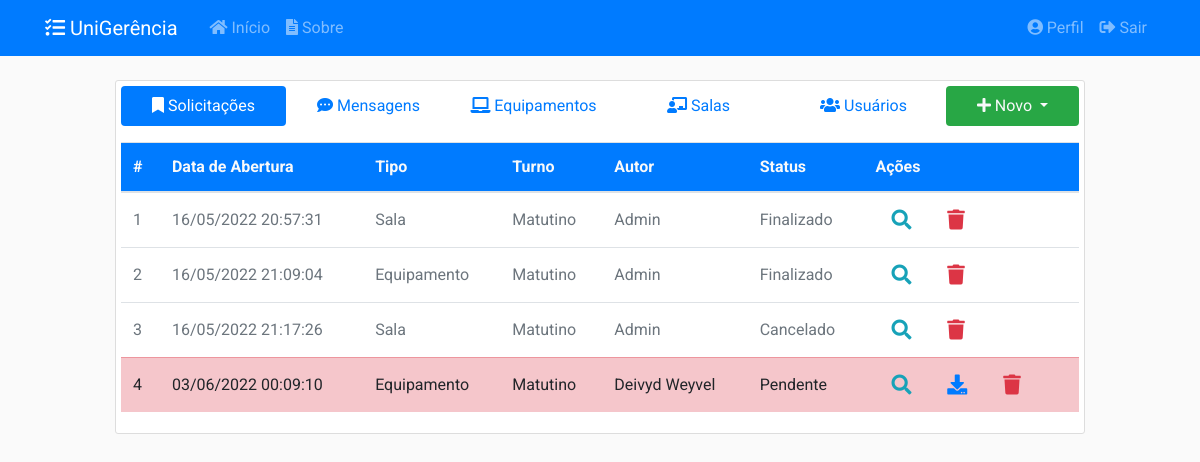
/ (signed in), run on the app's committed database.
### app/models/solicitacoes.py (models this page shows, shortened)
class Solicitacao(db.Model):
    __tablename__ = 'solicitacoes'
    __table_args__ = {'extend_existing': True}
    id = db.Column(db.Integer, primary_key=True)
    status = db.Column(db.Enum(Status), default=Status.ABERTO.name)
    data_abertura = db.Column(db.DateTime, nullable=False,
                              default=datetime.now().astimezone(fuso_horario))
    data_inicio_pref = db.Column(db.Date, nullable=False)
    data_fim_pref = db.Column(db.Date, nullable=False)
    data_retirada = db.Column(db.DateTime, nullable=True)
    data_devolucao = db.Column(db.DateTime, nullable=True)
    data_cancelamento = db.Column(db.DateTime, nullable=True)
    data_finalizacao = db.Column(db.DateTime, nullable=True)
    quantidade = db.Column(db.Integer, nullable=False, default=0)
    descricao = db.Column(db.String(20), nullable=False)
    ativo = db.Column(db.Boolean, nullable=False, default=True)
    tipo = db.Column(db.String(20), nullable=False)
    usuario_id = db.Column(db.Integer, db.ForeignKey('usuarios.id'),
                           nullable=False)
    turno_id = db.Column(db.Integer, db.ForeignKey('turnos.id'),
                           nullable=False)
    turno = db.relationship('Turno', back_populates='solicitacoes')
    def recupera_todas():
        return Solicitacao.query.filter_by(ativo=True).all()
    __mapper_args__ = {
        'polymorphic_identity': 'solicitacoes',
        'polymorphic_on': tipo
    }

class SolicitacaoSala(Solicitacao):
    __tablename__ = 'solicitacoes_salas'
    id = db.Column(db.Integer, db.ForeignKey('solicitacoes.id'), primary_key=True)
    setor_id = db.Column(db.Integer, db.ForeignKey('setores.id'), nullable=False)
    setor = db.relationship('Setor', back_populates='solicitacoes')
    salas = db.relationship('Sala', secondary= solicitacao_s,
                                    back_populates='solicitacoes')
    __mapper_args__ = {
        'polymorphic_identity': 'Sala',
    }

class Solicitacao(db.Model):
    __tablename__ = 'solicitacoes'
    __table_args__ = {'extend_existing': True}
    id = db.Column(db.Integer, primary_key=True)
    status = db.Column(db.Enum(Status), default=Status.ABERTO.name)
    data_abertura = db.Column(db.DateTime, nullable=False,
                              default=datetime.now().astimezone(fuso_horario))
    data_inicio_pref = db.Column(db.Date, nullable=False)
    data_fim_pref = db.Column(db.Date, nullable=False)
    data_retirada = db.Column(db.DateTime, nullable=True)
    data_devolucao = db.Column(db.DateTime, nullable=True)
    data_cancelamento = db.Column(db.DateTime, nullable=True)
    data_finalizacao = db.Column(db.DateTime, nullable=True)
    quantidade = db.Column(db.Integer, nullable=False, default=0)
    descricao = db.Column(db.String(20), nullable=False)
    ativo = db.Column(db.Boolean, nullable=False, default=True)
    tipo = db.Column(db.String(20), nullable=False)
    usuario_id = db.Column(db.Integer, db.ForeignKey('usuarios.id'),
                           nullable=False)
    turno_id = db.Column(db.Integer, db.ForeignKey('turnos.id'),
                           nullable=False)
    turno = db.relationship('Turno', back_populates='solicitacoes')
    def recupera_todas():
        return Solicitacao.query.filter_by(ativo=True).all()
    __mapper_args__ = {
        'polymorphic_identity': 'solicitacoes',
        'polymorphic_on': tipo
    }

class Turno(db.Model):
    __tablename__ = 'turnos'
    __table_args__ = {'extend_existing': True}
    id = db.Column(db.Integer, primary_key=True)
    name = db.Column(db.String(20), unique=True, nullable=False)
    data_inicio = db.Column(db.Time, nullable=False)
    data_fim = db.Column(db.Time, nullable=False)
    ativo = db.Column(db.Boolean, nullable=False, default=True)
    solicitacoes = db.relationship('Solicitacao', back_populates='turno')

class SolicitacaoEquipamento(Solicitacao):
    __tablename__ = 'solicitacoes_equipamentos'
    id = db.Column(db.Integer, db.ForeignKey('solicitacoes.id'), primary_key=True)
    tipo_eqp_id = db.Column(db.Integer, db.ForeignKey('tipos_equipamento.id'),
                           nullable=True)
    equipamentos = db.relationship('Equipamento', secondary=solicitacao_e,
                                   back_populates='solicitacoes')
    tipo_eqp = db.relationship('TipoEquipamento', back_populates='solicitacoes')
    __mapper_args__ = {
        'polymorphic_identity': 'Equipamento'
    }

### app/models/usuarios.py (models this page shows, shortened)
class Usuario(db.Model, UserMixin):
    __tablename__ = 'usuarios'
    __table_args__ = {'extend_existing': True}
    id = db.Column(db.Integer, primary_key=True)
    nome = db.Column(db.String(100), nullable=False)
    identificacao = db.Column(db.String(20), unique=True, nullable=False)
    email = db.Column(db.String(100), unique=True, nullable=False)
    senha = db.Column(db.String(60), nullable=False)
    data_cadastro = db.Column(db.DateTime, nullable=False,
                              default=datetime.now().astimezone(fuso_horario))
    data_atualizacao = db.Column(db.DateTime, nullable=True)
    tipo = db.Column(db.Enum(TipoUsuario), nullable=False)
    ativo = db.Column(db.Boolean, nullable=False, default=True)
    imagem_perfil = db.Column(db.String(20), nullable=False,
                              default='default.jpg')
    posts = db.relationship('Post', backref='autor',
                            foreign_keys='Post.usuario_id', lazy=True)
    recipiente = db.relationship('Post', backref='destinatario',
                                 foreign_keys='Post.destinatario_id', lazy=True)
    solicitacoes = db.relationship('Solicitacao', backref='autor', lazy=True)
    relatorios = db.relationship('Relatorio', backref='autor', lazy=True)
    def recupera_todos():
        return Usuario.query.filter_by(ativo=True).all()

### app/controllers/principal.py (the view)
@principal.route("/", methods=['GET', 'POST'])
@login_required
def inicio():
    tab = request.args.get('tab', 1, type=int)
    solicitacoes = Solicitacao.recupera_todas()
    posts = Post.recupera_todos()
    equipamentos = Equipamento.recupera_todos()
    salas = Sala.recupera_todas()
    usuarios = Usuario.recupera_todos()
    for solicitacao in solicitacoes:
        if solicitacao.status.name == 'EMUSO':
            if (datetime.now().astimezone(fuso_horario) >
                solicitacao.data_devolucao.astimezone(fuso_horario)):
                Solicitacao.atualiza_status_pendente(solicitacao)
                '''
                solicitacao.status = 'PENDENTE'
                if solicitacao.tipo == 'Equipamento':
                    for equipamento in solicitacao.equipamentos:
                        equipamento.status = 'PENDENTE'
                if solicitacao.tipo == 'Sala':
                    for sala in solicitacao.salas:
                        sala.status = 'PENDENTE'
                db.session.commit()'''
                envia_email_atraso(solicitacao)
                if current_user == solicitacao.autor:
                    flash('Você possui uma solicitação atrasada.', 'warning')
                if current_user.tipo.name == 'ADMIN':
                    flash('Existe uma nova solicitação em atraso.', 'warning')
    form = EntregaSolicitacaoForm()
    return render_template('principal/inicio.html', tab=tab, form=form,
                           posts=posts, equipamentos=equipamentos, salas=salas,
                           usuarios=usuarios, solicitacoes=solicitacoes)

### app/models/equipamentos.py (called while the page is built)
    def recupera_todos():
        return Equipamento.query.filter_by(ativo=True).all()

### app/models/posts.py (called while the page is built)
    def recupera_todos():
        return Post.query.filter_by(ativo=True).all()

### app/models/salas.py (called while the page is built)
    def recupera_todas():
        return Sala.query.filter_by(ativo=True).all()

### app/models/usuarios.py (called while the page is built)
@login_manager.user_loader
def load_user(user_id):
    return Usuario.query.get(int(user_id))

### app/templates/principal/inicio.html (shortened to what this page needs)
{% extends "layout.html" %}
{% block inicio %}
<div class="content-section">
  <nav class="pb-3 align-middle">
    <div class="nav nav-pills nav-justified flex-column flex-md-row align-middle" id="pills-tab" role="tablist">
      <a class="nav-item nav-link {% if tab == 1 %}active{% endif %}" id="pills-1-tab" data-toggle="pill" href="#pills-1" role="tab"><i class="fas fa-bookmark"></i>&nbsp;Solicitações</a>
      <a class="nav-item nav-link {% if tab == 2 %}active{% endif %}" id="pills-2-tab" data-toggle="pill" href="#pills-2" role="tab"><i class="fas fa-comment-dots"></i>&nbsp;Mensagens</a>
      {% if current_user.tipo.name == 'ADMIN' %}
        <a class="nav-item nav-link {% if tab == 3 %}active{% endif %}" id="pills-3-tab" data-toggle="pill" href="#pills-3" role="tab"><i class="fas fa-laptop"></i>&nbsp;Equipamentos</a>
        <a class="nav-item nav-link {% if tab == 4 %}active{% endif %}" id="pills-4-tab" data-toggle="pill" href="#pills-4" role="tab"><i class="fas fa-chalkboard-teacher"></i>&nbsp;Salas</a>
        <a class="nav-item nav-link {% if tab == 5 %}active{% endif %}" id="pills-5-tab" data-toggle="pill" href="#pills-5" role="tab"><i class="fas fa-users"></i>&nbsp;Usuários</a>
      {% endif %}
      <div class="nav-item dropdown">
        <a class="nav-link dropdown-toggle bg-success text-light" href="#" id="navbarDropdown" role="button" data-toggle="dropdown">
          <i class="fas fa-plus"></i>&nbsp;Novo
        </a>
      </div>
    </div>
  </nav>
  <div class="tab-content flex-md-row" id="nav-tabContent">
    <div class="tab-pane fade {% if tab == 1 %}show active{% endif %}" id="pills-1" role="tabpanel">
      <div class="table-responsive">
        {% include 'principal/tabela/solicitacoes.html' %}
      </div>
    </div>
  </div>
</div>
{% endblock inicio %}

### app/templates/principal/tabela/solicitacoes.html (shortened to what this page needs)
<table id="table-solicitacoes" class="table display dt-responsive table-hover" style="width:100%;height:100%">
    <thead>
    <tr class="bg-primary text-light">
        <th class="align-middle">#</th>
        <th class="align-middle">Data de Abertura</th>
        <th class="align-middle">Tipo</th>
        <th class="align-middle">Turno</th>
        <th class="align-middle">Autor</th>
        <th class="align-middle">Status</th>
        <th class="align-middle">Ações</th>
    </tr>
    </thead>
    <tbody>
    {% for solicitacao in solicitacoes %}
    {% if current_user == solicitacao.autor or current_user.tipo.name == 'ADMIN' %}
        {% if solicitacao.status.name == 'ABERTO' %}
            <tr class="table-secondary">
        {% elif solicitacao.status.name == 'PENDENTE' %}
            <tr class="table-danger">
        {% elif solicitacao.status.name == 'SOLICITADO' %}
            <tr class="table-warning">
        {% elif solicitacao.status.name == 'CONFIRMADO' %}
            <tr class="table-success">
        {% elif solicitacao.status.name == 'EMUSO' %}
            <tr class="table-info">
        {% elif solicitacao.status.name == 'CANCELADO' or solicitacao.status.name == 'FECHADO' %}
            <tr class="text-secondary">
        {% else %}
            <tr>
        {% endif %}
            <td class="align-middle">{{ solicitacao.id }}</td>
            <td class="align-middle">{{ solicitacao.data_abertura.strftime('%d/%m/%Y %H:%M:%S') }}</td>
            {% if solicitacao.tipo == 'Equipamento' %}
                <td class="align-middle">Equipamento</td>
            {% elif solicitacao.tipo == 'Sala'%}
                <td class="align-middle">Sala</td>
            {% endif %}
            <td class="align-middle">{{ solicitacao.turno.name }}</td>
            <td class="align-middle">{{ solicitacao.autor.nome }}</td>
            <td class="align-middle">{{ solicitacao.status.value }}</td>
            <td class="align-middle">
                <a class="btn-lg btn-outline-info" href="#" data-toggle="modal" data-target="#visualizarSolicitacao{{ solicitacao.id }}"><i class="fas fa-search"></i></a>
                {% if current_user.tipo.name == 'ADMIN' %}
                    {% if solicitacao.status.name == 'EMUSO' or solicitacao.status.name == 'PENDENTE' %}
                        <a class="btn-lg btn-outline-primary" href="#" data-toggle="modal" data-target="#receberSolicitacao{{ solicitacao.id }}"><i class="fas fa-download"></i></a>
                    {% endif %}
                {% endif %}
                {% if current_user.tipo.name == 'ADMIN' %}
                    <a class="btn-lg btn-outline-danger" href="#" data-toggle="modal" data-target="#excluirSolicitacao{{ solicitacao.id }}"><i class="fas fa-trash"></i></a>
                {% endif %}
            </td>
        </tr>
    {% endif %}
    {% endfor %}
    </tbody>
</table>

### app/static/css/main.css (style rules this page uses)
body { background: #fafafad5; color: #333333; margin-top: 5rem; font-family: 'Roboto' !important; }
html { scroll-behavior: smooth; }
.content-section { background: #ffffff; padding: 5px 5px; border: 1px solid #dddddd; border-radius: 3px; margin-bottom: 20px; }

### data on the page
SolicitacaoSala: id "1", data_abertura "16/05/2022 20:57:31", shows "Sala", turno.name "Matutino", autor.nome "Admin", status.value "Finalizado"
SolicitacaoEquipamento: id "2", data_abertura "16/05/2022 21:09:04", shows "Equipamento", turno.name "Matutino", autor.nome "Admin", status.value "Finalizado"
SolicitacaoSala: id "3", data_abertura "16/05/2022 21:17:26", shows "Sala", turno.name "Matutino", autor.nome "Admin", status.value "Cancelado"
SolicitacaoEquipamento: id "4", data_abertura "03/06/2022 00:09:10", shows "Equipamento", turno.name "Matutino", autor.nome "Deivyd Weyvel", status.value "Pendente"
